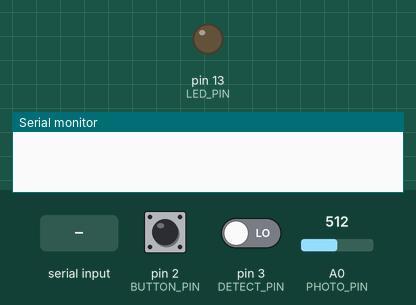
Simulated run of this sketch. Board: Arduino Uno, built with avr-gcc and run on an emulated ATmega328P. Parts: output pins drawn as LEDs (lit = HIGH), the last lines printed to the serial monitor. Inputs (shaded band) come from the test bench; at power-on: pin 2 (BUTTON_PIN) LOW, pin 3 (DETECT_PIN) LOW, A0 (PHOTO_PIN) = 512.

Above: at 1.2 s.
1.3 s: "s" received over Serial
At 2.7 s:
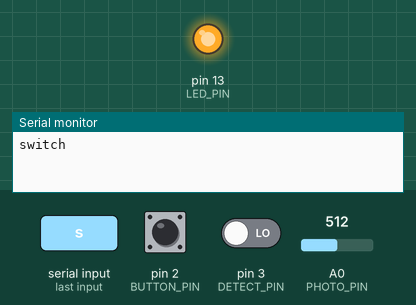
4.7 s: pin 2 (BUTTON_PIN) pulled HIGH for 0.15 s
At 5.7 s:
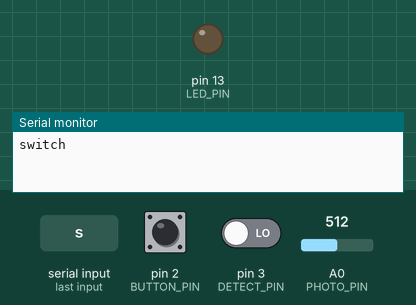
6.3 s: pin 2 (BUTTON_PIN) pulled HIGH for 1 s
At 6.9 s:
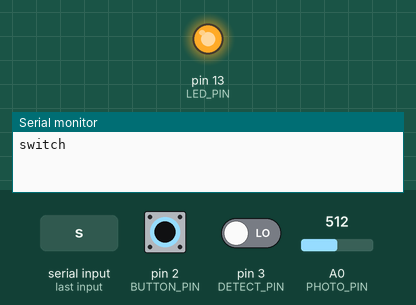
Timing chart, 0 to 9.3 s (numbered marks = the images above; inputs shaded):
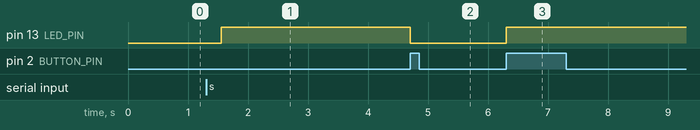

Measured:
- after the input at 1.3 s, pin 13 (LED_PIN): LOW → HIGH after 0.25 s
- after the input at 4.7 s, pin 13 (LED_PIN): HIGH → LOW at once
- after the input at 6.3 s, pin 13 (LED_PIN): LOW → HIGH at once

The sketch:

stalker_pde.ino
```cpp
/*
 Light control

 Turns on and off a light emitting diode(LED) connected to digital
 pin 13, when pressing a pushbutton attached to pin 2. Moreover an ultrasonic sensor
 give distance of the nearest object in front of it.


 The circuit:
 * LED attached from pin 13 to ground
 * pushbutton attached to pin 2 from +5V
 * 10K resistor attached to pin 2 from ground
 * signal sensor attached to pin 7

 * Note: on most Arduinos there is already an LED on the board
 attached to pin 13.

 created 28 fev 2012
 modified 29 fev 2012
 by Xavier Bruhiere with open source community help

 */

void switch_light();
void serial_event();
void send_report();
void detection();

#define  BUTTON_PIN 2       // arduino board's pushbutton pin
#define  LED_PIN    13      // _______________ LED pin
#define  LED_PORT   PORTB
#define  LED        PB5
#define  PHOTO_PIN  0       // _______________ light sensor pin
#define  DETECT_PIN 3       // _______________ movement detector pin

int state = 0;              // Light state (0 for off)
int move = 0;               // Movement detection (0 for nothing)
int mode = 0;               // 0 for automatic mode, 1 for manual
int cpt = 0;                // Cpt for counting reports sent
int light_level = 0;        // Light level detected by photoresistor
char input = 0;             // Input string received
int time = 0;               // A simple counter, reset at each detection

void setup() {
    // initialize i/o
    Serial.begin(9600);
    Serial.flush();
    pinMode(LED_PIN, OUTPUT);
    pinMode(BUTTON_PIN, INPUT);
    pinMode(DETECT_PIN, INPUT);

    //TODO movement detectin as interrupt
    attachInterrupt (0, switch_light, RISING);
    attachInterrupt (1, detection, RISING);
}

void loop(){
    light_level = analogRead( PHOTO_PIN );
    serial_event();

    if ( mode == 0 ) {
        if ( light_level < 600 && state != 0 ) {
            mode = ~mode;
            switch_light();
        }
        else if ( light_level > 600 && move != state ) {
            mode = ~mode;
            switch_light();
        }
    }
    delay(500);
    time++;
    if ( time > 10 )
        LED_PORT &= _BV(LED);

 }

void serial_event() {
    while(Serial.available()) {
        delay(50);
        input = Serial.read();
        if ( input == 's' ) {
            Serial.println("switch");
            switch_light();
        }
        else if ( input == 'r' )  {
            Serial.println("report");
            send_report();
        }
    }
}

void switch_light() {
    PINB |= _BV(LED);
    state = ~state;
    mode = ~mode;
}

void detection() {
    time = 0;
    move = ~move;
}

void send_report() {
    cpt++;
    delay(100);
    Serial.println("count light move mode state");
    Serial.print(cpt);
    Serial.print("  ");
    Serial.print(light_level);
    Serial.print("  ");
    Serial.print(move);
    Serial.print("  ");
    Serial.print(mode);
    Serial.print("  ");
    Serial.print(state);
    Serial.println();
}
```
